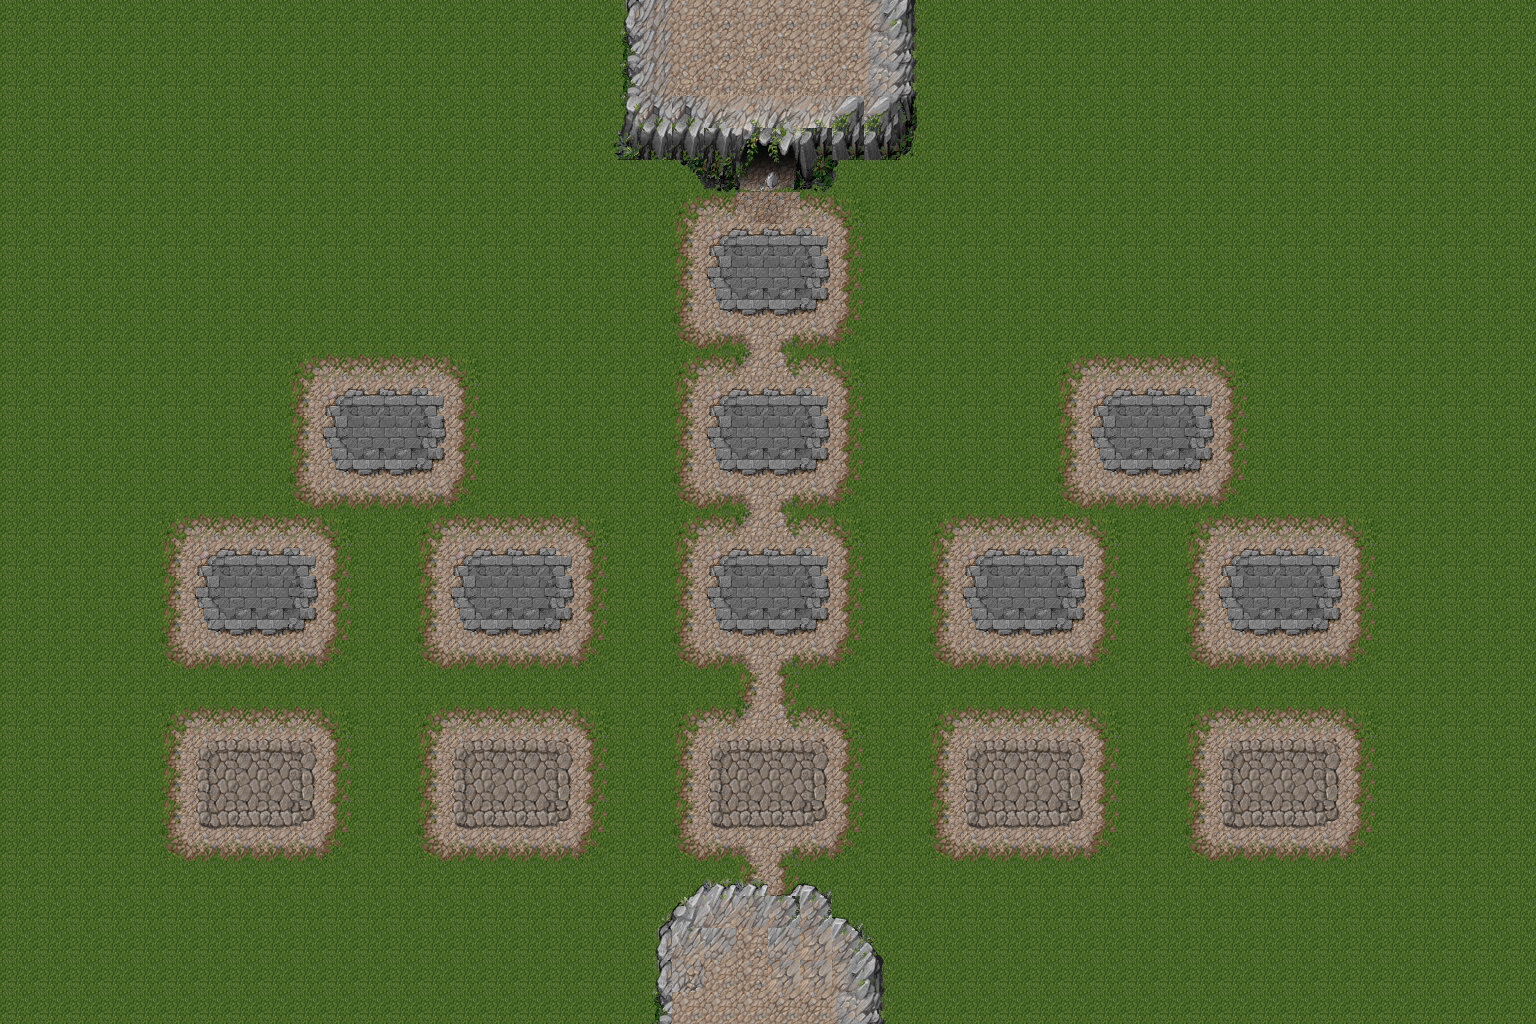

The image is a tile-based game level rendered from a .tmx file. Its description and source (layers, tilesets, objects; grid data summarised) follow:
An orthogonal 48x32 tile map with 32x32 px tiles, 4 tile layers (Fond, Calque 4, Emplacements, Chemins).

<map version="1.0" orientation="orthogonal" renderorder="left-up" width="48" height="32" tilewidth="32" tileheight="32">
 <tileset firstgid="1" name="2dcircle" tilewidth="32" tileheight="32">
  <image source="../tiles/mountain_landscape_23.png" width="512" height="512" />
 </tileset>
 <layer name="Fond" width="48" height="32">
  <data>[1536 cells, 1536 non-empty, 2 distinct tile ids]</data>
 </layer>
 <layer name="Calque 4" width="48" height="32">
  <data>[1536 cells, 6 non-empty, 2 distinct tile ids]</data>
 </layer>
 <layer name="Emplacements" width="48" height="32">
  <data>[1536 cells, 516 non-empty, 82 distinct tile ids]</data>
 </layer>
 <layer name="Chemins" width="48" height="32">
  <data>[1536 cells, 0 non-empty, 0 distinct tile ids]</data>
 </layer>
</map>
